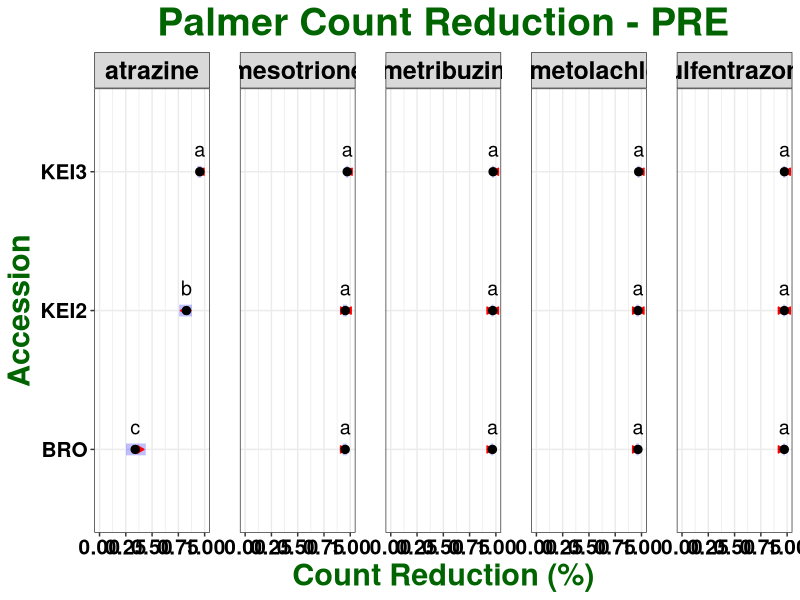

The R script that drew this image: (Note: this script raises an error after producing the figure.)
## ---- chunk 1

knitr::opts_chunk$set(echo = TRUE)
library(tidyverse)
library(ggplot2)
library(car)
library(emmeans)
library(glmmTMB)

## ---- chunk 2

palmer <- read.csv("All PRE_Reduction.csv")

str(palmer)

palmer$run <- as.factor(palmer$run)

palmer$pop <- as.factor(palmer$pop)

palmer$herb <- as.factor(palmer$herb)

palmer$rate <- as.factor(palmer$rate)

palmer$rep <- as.factor(palmer$rep)

str(palmer)

## ---- chunk 3

model <- glmmTMB(logit(count_red) ~ pop * herb * rate + (1|run), data = palmer, family = "gaussian")

## ---- chunk 4

summary(model)

## ---- chunk 5

glmmTMB:::Anova.glmmTMB(model)

## ---- chunk 6

emm_pop_herb <- emmeans(model, ~ pop|herb, adjust = "tukey", type = "response", contr = "pairwise")

emm_pop_herb

CLD_emm_pop_herb <- if(requireNamespace("multcomp")) {
    multcomp::cld(emm_pop_herb$emmeans, alpha = 0.05, Letters=letters, adjust="tukey", reversed = T)}

CLD_emm_pop_herb



emm_herb_rate <- emmeans(model, ~ herb|rate, adjust = "tukey", type = "response", contr = "pairwise")

emm_herb_rate

CLD_emm_herb_rate <- if(requireNamespace("multcomp")) {
    multcomp::cld(emm_herb_rate$emmeans, alpha = 0.05, Letters=letters, adjust="tukey", reversed = T)}

CLD_emm_herb_rate

## ---- chunk 7

plot(emm_pop_herb, adjust = "tukey", comparisons = T, alpha = 0.05) + 
  geom_point(size = 2.5) +
  facet_grid( ~ herb, labeller = label_value) +
  geom_text(aes(label = c("c", "b", "a", 
                          "a", "a", "a", 
                          "a", "a", "a", 
                          "a", "a", "a", 
                          "a", "a", "a")),
            vjust = -1, size = 5) +
  xlim(0, 1.0) + 
  labs(title = "Palmer Count Reduction - PRE", 
       x = "Count Reduction (%)", 
       y = "Accession") + 
  theme_bw() + 
  theme (plot.title = element_text(face = "bold", hjust = 0.5, size = 28, colour = "darkgreen"), 
         axis.title = element_text(face = "bold", size = 22, colour = "darkgreen"), 
         axis.text = element_text(face = "bold", size = 15, colour = "black"),
         strip.text = element_text(face = "bold", size = 18, colour = "black"),
         panel.spacing = unit(1.5, "lines")) +
  ggsave("LOGIT Tukey HSD_POPxHERB.jpeg", units="in", width = 15, height = 3, dpi = 600)




plot(emm_herb_rate, adjust = "tukey", comparisons = T, alpha = 0.05) + 
  geom_point(size = 2.5) +
  facet_grid( ~ rate, labeller = label_value) +
  geom_text(aes(label = c("c", "b", "ab", "ab", "a", 
                          "b", "a", "a", "a", "a", 
                          "b", "a", "a", "a", "a")),
            vjust = -1, size = 5) +
  xlim(0, 1.0) +
  labs(title = "Palmer Count Reduction - PRE", 
       x = "Count Reduction (%)", 
       y = "Herbicide") + 
  theme_bw() + 
  theme (plot.title = element_text(face = "bold", hjust = 0.5, size = 28, colour = "darkgreen"), 
         axis.title = element_text(face = "bold", size = 22, colour = "darkgreen"), 
         axis.text = element_text(face = "bold", size = 15, colour = "black"),
         strip.text = element_text(face = "bold", size = 18, colour = "black"),
         panel.spacing = unit(1.0, "lines")) +
  ggsave("LOGIT Tukey HSD_HERBxRATE.jpeg", units="in", width = 15, height = 4, dpi = 600)
